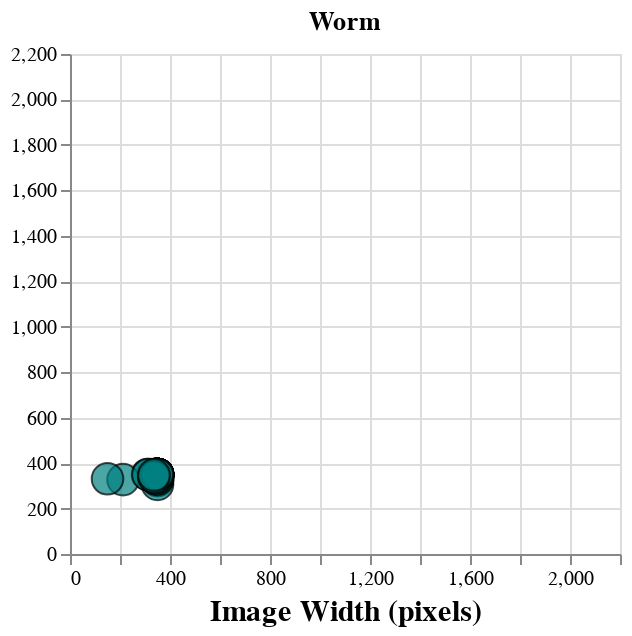

Notebook source saved alongside this figure:
### Code cell
chart_worm = (
    alt.Chart(
        source_worm,
        height = 250,
        width = 275,
    )
    .mark_circle(
        size = 250,
        stroke = "black", 
        strokeWidth = 1.0,
        color = "teal"
    )
    .encode(
        x = alt.X(
            "x", 
            axis = alt.Axis(titleFontSize = 15), 
            title = "Image Width (pixels)", 
            scale = alt.Scale(domain = [0, 2200])
        ),
        y = alt.X(
            "y", 
            axis = alt.Axis(titleFontSize = 15, titlePadding = 9), 
            title = None,#"Image Height (pixels)",
            scale = alt.Scale(domain = [0, 2200]),
        ),
    )
    .properties(
        title = f"Worm"
    )
)

chart_worm

### Figure 1 — Vega-Lite specification as saved in the notebook (floating-point values rounded to 4 significant figures)
{"config": {"view": {"continuousWidth": 400, "continuousHeight": 300}}, "data": {"name": "data-8827ae60b10bb77166b60a1d13f6ea33"}, "mark": {"type": "circle", "color": "teal", "size": 250, "stroke": "black", "strokeWidth": 1.0}, "encoding": {"x": {"axis": {"titleFontSize": 15}, "field": "x", "scale": {"domain": [0, 2200]}, "title": "Image Width (pixels)", "type": "quantitative"}, "y": {"axis": {"titleFontSize": 15, "titlePadding": 9}, "field": "y", "scale": {"domain": [0, 2200]}, "title": null, "type": "quantitative"}}, "height": 250, "title": "Worm", "width": 275, "$schema": "https://vega.github.io/schema/vega-lite/v5.2.0.json", "datasets": {"data-8827ae60b10bb77166b60a1d13f6ea33": [{"y": 348, "x": 347}, {"y": 350, "x": 350}, {"y": 350, "x": 349}, {"y": 350, "x": 350}, {"y": 343, "x": 349}, {"y": 341, "x": 336}, {"y": 350, "x": 350}, {"y": 345, "x": 350}, {"y": 344, "x": 346}, {"y": 323, "x": 350}, {"y": 348, "x": 350}, {"y": 350, "x": 350}, {"y": 342, "x": 348}, {"y": 348, "x": 350}, {"y": 339, "x": 346}, {"y": 337, "x": 339}, {"y": 350, "x": 348}, {"y": 324, "x": 350}, {"y": 345, "x": 345}, {"y": 350, "x": 332}, {"y": 348, "x": 349}, {"y": 347, "x": 338}, {"y": 349, "x": 350}, {"y": 349, "x": 350}, {"y": 349, "x": 349}, {"y": 350, "x": 350}, {"y": 350, "x": 345}, {"y": 350, "x": 350}, {"y": 348, "x": 350}, {"y": 306, "x": 350}, {"y": 349, "x": 349}, {"y": 349, "x": 344}, {"y": 350, "x": 350}, {"y": 350, "x": 349}, {"y": 350, "x": 349}, {"y": 350, "x": 350}, {"y": 350, "x": 345}, {"y": 350, "x": 346}, {"y": 343, "x": 349}, {"y": 335, "x": 350}, {"y": 350, "x": 350}, {"y": 346, "x": 350}, {"y": 347, "x": 348}, {"y": 349, "x": 347}, {"y": 345, "x": 350}, {"y": 350, "x": 350}, {"y": 347, "x": 339}, {"y": 350, "x": 349}, {"y": 349, "x": 350}, {"y": 349, "x": 349}, {"y": 350, "x": 348}, {"y": 350, "x": 345}, {"y": 345, "x": 350}, {"y": 350, "x": 349}, {"y": 335, "x": 343}, {"y": 350, "x": 310}, {"y": 332, "x": 344}, {"y": 350, "x": 344}, {"y": 350, "x": 349}, {"y": 350, "x": 350}, {"y": 331, "x": 350}, {"y": 350, "x": 347}, {"y": 350, "x": 349}, {"y": 349, "x": 350}, {"y": 349, "x": 350}, {"y": 350, "x": 350}, {"y": 335, "x": 346}, {"y": 350, "x": 350}, {"y": 346, "x": 349}, {"y": 350, "x": 350}, {"y": 350, "x": 348}, {"y": 336, "x": 348}, {"y": 348, "x": 347}, {"y": 348, "x": 350}, {"y": 350, "x": 347}, {"y": 347, "x": 343}, {"y": 336, "x": 349}, {"y": 346, "x": 345}, {"y": 333, "x": 342}, {"y": 327, "x": 212}, {"y": 349, "x": 350}, {"y": 350, "x": 349}, {"y": 350, "x": 349}, {"y": 350, "x": 350}, {"y": 349, "x": 349}, {"y": 350, "x": 350}, {"y": 349, "x": 350}, {"y": 348, "x": 350}, {"y": 350, "x": 350}, {"y": 350, "x": 349}, {"y": 350, "x": 350}, {"y": 350, "x": 349}, {"y": 350, "x": 349}, {"y": 345, "x": 345}, {"y": 349, "x": 350}, {"y": 335, "x": 349}, {"y": 350, "x": 349}, {"y": 350, "x": 349}, {"y": 349, "x": 347}, {"y": 350, "x": 350}, {"y": 350, "x": 345}, {"y": 350, "x": 350}, {"y": 350, "x": 349}, {"y": 350, "x": 343}, {"y": 345, "x": 350}, {"y": 350, "x": 346}, {"y": 350, "x": 349}, {"y": 348, "x": 350}, {"y": 349, "x": 312}, {"y": 337, "x": 350}, {"y": 350, "x": 350}, {"y": 347, "x": 350}, {"y": 328, "x": 348}, {"y": 337, "x": 349}, {"y": 335, "x": 341}, {"y": 350, "x": 350}, {"y": 350, "x": 349}, {"y": 340, "x": 335}, {"y": 331, "x": 150}, {"y": 348, "x": 336}]}}
